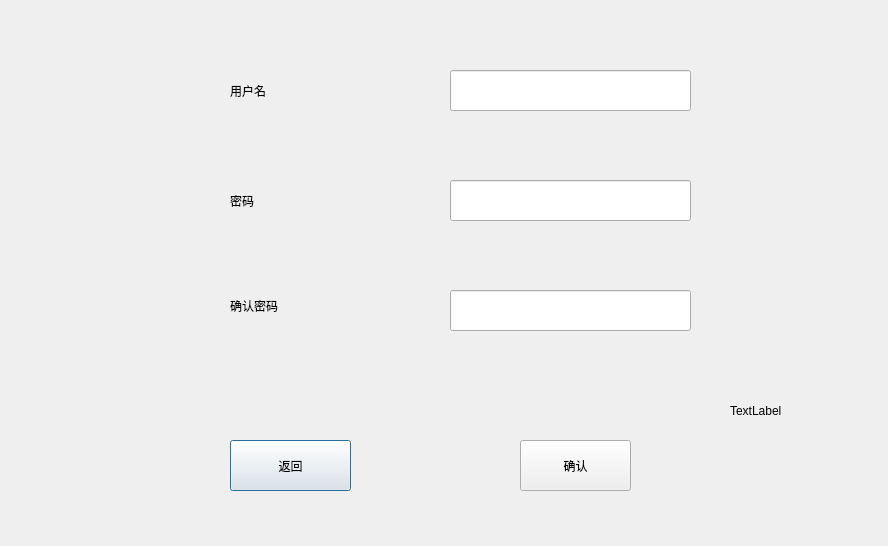
<?xml version="1.0" encoding="UTF-8"?>
<ui version="4.0">
 <class>RegistDialog</class>
 <widget class="QDialog" name="RegistDialog">
  <property name="geometry">
   <rect>
    <x>0</x>
    <y>0</y>
    <width>888</width>
    <height>546</height>
   </rect>
  </property>
  <property name="windowTitle">
   <string>注册</string>
  </property>
  <widget class="QLabel" name="user_label">
   <property name="geometry">
    <rect>
     <x>230</x>
     <y>40</y>
     <width>117</width>
     <height>101</height>
    </rect>
   </property>
   <property name="styleSheet">
    <string notr="true">font: 57 20pt &quot;Ubuntu&quot;;</string>
   </property>
   <property name="text">
    <string>用户名</string>
   </property>
  </widget>
  <widget class="QLabel" name="psw_label">
   <property name="geometry">
    <rect>
     <x>230</x>
     <y>180</y>
     <width>115</width>
     <height>41</height>
    </rect>
   </property>
   <property name="styleSheet">
    <string notr="true">font: 57 20pt &quot;Ubuntu&quot;;</string>
   </property>
   <property name="text">
    <string>密码</string>
   </property>
  </widget>
  <widget class="QLabel" name="check_psw_label">
   <property name="geometry">
    <rect>
     <x>230</x>
     <y>280</y>
     <width>161</width>
     <height>51</height>
    </rect>
   </property>
   <property name="styleSheet">
    <string notr="true">font: 57 20pt &quot;Ubuntu&quot;;</string>
   </property>
   <property name="text">
    <string>确认密码</string>
   </property>
  </widget>
  <widget class="QPushButton" name="backBtn">
   <property name="geometry">
    <rect>
     <x>230</x>
     <y>440</y>
     <width>121</width>
     <height>51</height>
    </rect>
   </property>
   <property name="text">
    <string>返回</string>
   </property>
  </widget>
  <widget class="QPushButton" name="okBtn">
   <property name="geometry">
    <rect>
     <x>520</x>
     <y>440</y>
     <width>111</width>
     <height>51</height>
    </rect>
   </property>
   <property name="text">
    <string>确认</string>
   </property>
  </widget>
  <widget class="QLineEdit" name="pwdEdit_2">
   <property name="geometry">
    <rect>
     <x>450</x>
     <y>290</y>
     <width>241</width>
     <height>41</height>
    </rect>
   </property>
   <property name="echoMode">
    <enum>QLineEdit::Password</enum>
   </property>
  </widget>
  <widget class="QLineEdit" name="usrEdit_2">
   <property name="geometry">
    <rect>
     <x>450</x>
     <y>70</y>
     <width>241</width>
     <height>41</height>
    </rect>
   </property>
   <property name="echoMode">
    <enum>QLineEdit::Normal</enum>
   </property>
  </widget>
  <widget class="QLineEdit" name="pwdEdit_1">
   <property name="geometry">
    <rect>
     <x>450</x>
     <y>180</y>
     <width>241</width>
     <height>41</height>
    </rect>
   </property>
   <property name="echoMode">
    <enum>QLineEdit::Password</enum>
   </property>
  </widget>
  <widget class="QLabel" name="back_label">
   <property name="geometry">
    <rect>
     <x>730</x>
     <y>380</y>
     <width>91</width>
     <height>61</height>
    </rect>
   </property>
   <property name="text">
    <string>TextLabel</string>
   </property>
  </widget>
 </widget>
 <resources/>
 <connections/>
</ui>
